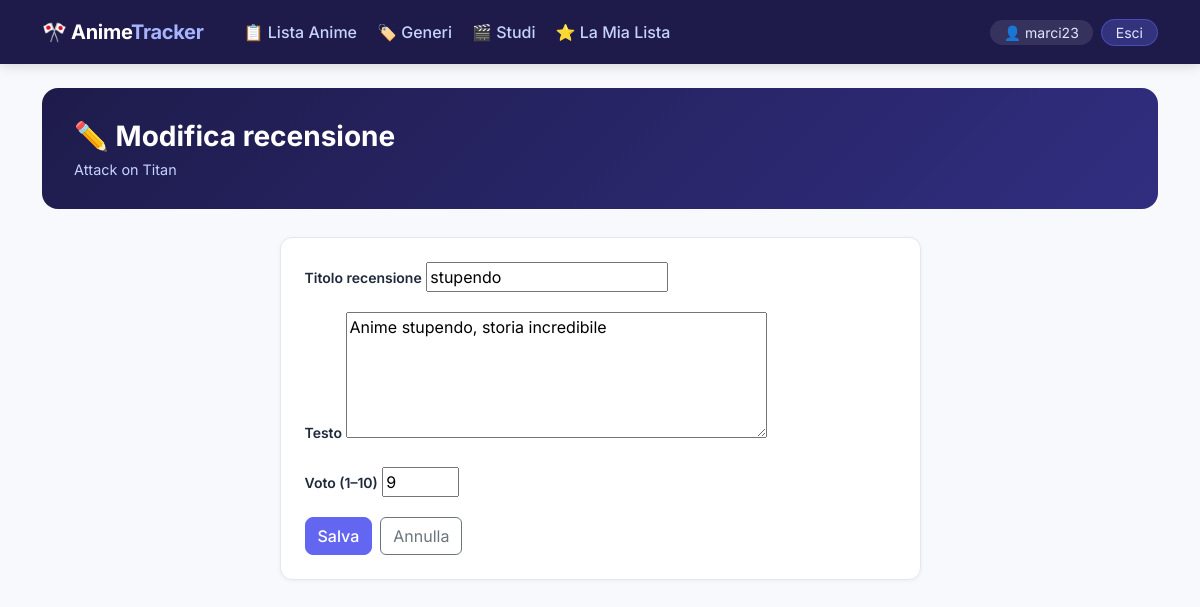
Page /recensione/1/ (signed in) on the committed database.
### anime/models.py (models this page shows, shortened)
class Anime(models.Model):
    title = models.CharField(max_length=200)
    description = models.TextField(blank=True, null=True)
    episodes = models.IntegerField()
    year = models.IntegerField(null=True, blank=True)
    studio = models.ForeignKey(
        Studio, on_delete=models.SET_NULL, null=True, blank=True, related_name='anime_set'
    )
    genres = models.ManyToManyField(Genre, blank=True, related_name='anime_set')
    class Meta:
        ordering = ['title']

class Review(models.Model):
    user = models.ForeignKey(User, on_delete=models.CASCADE, related_name='reviews')
    anime = models.ForeignKey(Anime, on_delete=models.CASCADE, related_name='reviews')
    title = models.CharField(max_length=200)
    content = models.TextField()
    rating = models.IntegerField(
        validators=[MinValueValidator(1), MaxValueValidator(10)]
    )
    created_at = models.DateTimeField(auto_now_add=True)
    class Meta:
        unique_together = ('user', 'anime')
        ordering = ['-created_at']
        verbose_name = 'Recensione'
        verbose_name_plural = 'Recensioni'

### anime/views.py (the view)
# urls.py: path('recensione/<int:anime_id>/', views.add_review, name='add_review'),
@login_required
def add_review(request, anime_id):
    anime = get_object_or_404(Anime, pk=anime_id)
    existing = Review.objects.filter(user=request.user, anime=anime).first()
    if request.method == 'POST':
        form = ReviewForm(request.POST, instance=existing)
        if form.is_valid():
            review = form.save(commit=False)
            review.user = request.user
            review.anime = anime
            review.save()
            messages.success(request, 'Recensione salvata.')
            return redirect('anime_detail', anime_id=anime.id)
    else:
        form = ReviewForm(instance=existing)
    return render(request, 'anime/add_review.html', {
        'form': form,
        'anime': anime,
        'existing': existing,
    })

### anime/forms.py
class ReviewForm(forms.ModelForm):
    class Meta:
        model = Review
        fields = ['title', 'content', 'rating']
        widgets = {
            'content': forms.Textarea(attrs={'rows': 5}),
            'rating': forms.NumberInput(attrs={'min': 1, 'max': 10}),
        }
        labels = {
            'title': 'Titolo recensione',
            'content': 'Testo',
            'rating': 'Voto (1–10)',
        }

### anime/templates/anime/add_review.html (shortened to what this page needs)
{% extends 'anime/base.html' %}
{% block content %}
<div class="page-header">
    <h1>{% if existing %}✏️ Modifica recensione{% else %}📝 Scrivi recensione{% endif %}</h1>
    <p>{{ anime.title }}</p>
</div>
<div class="row justify-content-center">
    <div class="col-md-7">
        <div class="card p-4">
            <form method="post">
                {% for field in form %}
                <div class="mb-3">
                    <label class="form-label">{{ field.label }}</label>
                    {{ field }}
                </div>
                {% endfor %}
                <div class="d-flex gap-2">
                    <button type="submit" class="btn btn-primary">Salva</button>
                    <a href="{% url 'anime_detail' anime.id %}" class="btn btn-outline-secondary">Annulla</a>
                </div>
            </form>
        </div>
    </div>
</div>
{% endblock %}

### anime/templates/anime/base.html (shortened to what this page needs)
<!DOCTYPE html>
<html lang="it">
<head>
    <link href="https://cdn.jsdelivr.net/npm/bootstrap@5.3.0/dist/css/bootstrap.min.css" rel="stylesheet">
</head>
<body>
<nav class="navbar navbar-expand-lg navbar-dark mb-4">
    <div class="container">
        <a class="navbar-brand" href="{% url 'anime_list' %}">
            🎌 Anime<span>Tracker</span>
        </a>
        <div class="collapse navbar-collapse" id="navbarNav">
            <ul class="navbar-nav me-auto ms-3 gap-1">
                <li class="nav-item">
                    <a class="nav-link" href="{% url 'anime_list' %}">📋 Lista Anime</a>
                </li>
                <li class="nav-item">
                    <a class="nav-link" href="{% url 'genre_list' %}">🏷️ Generi</a>
                </li>
                <li class="nav-item">
                    <a class="nav-link" href="{% url 'studio_list' %}">🎬 Studi</a>
                </li>
                {% if user.is_authenticated %}
                <li class="nav-item">
                    <a class="nav-link" href="{% url 'my_list' %}">⭐ La Mia Lista</a>
                </li>
                {% endif %}
            </ul>
            <ul class="navbar-nav gap-2 align-items-center">
                {% if user.is_authenticated %}
                    <li class="nav-item">
                        <span class="nav-user">👤 {{ user.username }}</span>
                    </li>
                    <li class="nav-item">
                        <a href="{% url 'logout' %}" class="btn-nav-logout text-decoration-none">Esci</a>
                    </li>
                {% endif %}
            </ul>
        </div>
    </div>
</nav>
<div class="container pb-5">
    {% block content %}{% endblock %}
</div>
</body>
</html>

### anime/templates/anime/base.html (style rules this page uses)
:root { --accent: #6366f1; --accent-hover: #4f46e5; --bg: #f8f9fc; --card-bg: #ffffff; --nav-bg: #1e1b4b; --text: #1e293b; --muted: #64748b; --border: #e2e8f0; --badge-watching: #3b82f6; --badge-completed: #22c55e; --badge-planned: #94a3b8; }
* { font-family: 'Inter', sans-serif; }
body { background-color: var(--bg); color: var(--text); }
.navbar { background-color: var(--nav-bg) !important; box-shadow: 0 2px 12px rgba(0,0,0,0.15); padding: 0.75rem 0; }
.navbar-brand { font-weight: 700; font-size: 1.25rem; letter-spacing: -0.3px; color: #fff !important; }
.navbar-brand span { color: #a5b4fc; }
.nav-link { color: #c7d2fe !important; font-weight: 500; transition: color 0.15s; }
.nav-user { background: rgba(255,255,255,0.1); border-radius: 20px; padding: 4px 14px; color: #e0e7ff !important; font-size: 0.875rem; }
.btn-nav-logout { background: rgba(99,102,241,0.3); border: 1px solid rgba(99,102,241,0.5); color: #e0e7ff !important; border-radius: 20px; padding: 4px 14px; font-size: 0.875rem; transition: all 0.15s; }
.card { background: var(--card-bg); border: 1px solid var(--border); border-radius: 12px; box-shadow: 0 1px 4px rgba(0,0,0,0.05); }
.page-header { background: linear-gradient(135deg, #1e1b4b 0%, #312e81 100%); border-radius: 16px; padding: 2rem 2rem 1.75rem; margin-bottom: 1.75rem; color: white; }
.page-header h1 { font-size: 1.75rem; font-weight: 700; margin: 0; }
.page-header p { color: #c7d2fe; margin: 0.35rem 0 0; font-size: 0.9rem; }
.btn-primary { background: var(--accent); border-color: var(--accent); font-weight: 500; border-radius: 8px; }
.form-label { font-weight: 600; font-size: 0.875rem; color: var(--text); }

### rows in the picture
Anime: title "Attack on Titan"
Review: form "stupendo" "Anime stupendo, storia incredibile" "9"

### other values in the picture
{{ user.username }} "marci23"
{{ field.label }} "Titolo recensione" "Testo" "Voto (1–10)"
